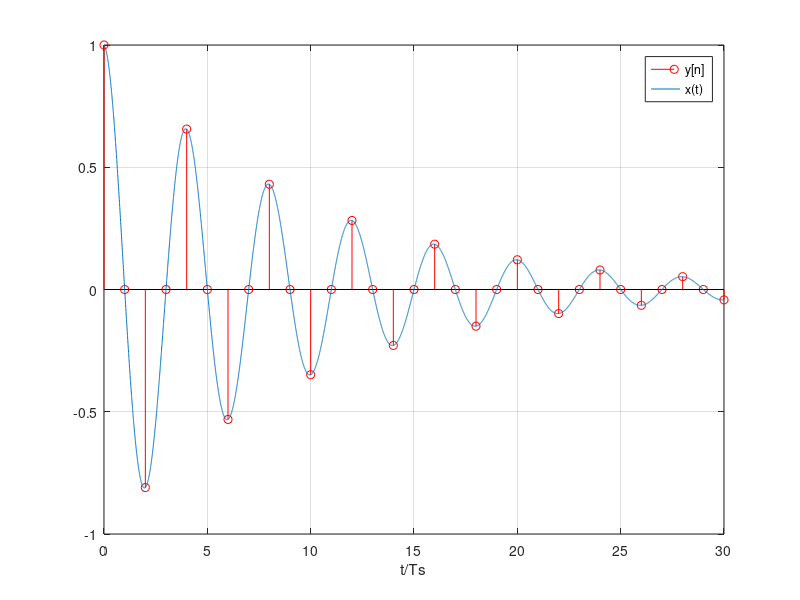

Source code (MATLAB):
% 
% Example 8.12
% 
a=-4*log(0.9);Ts=0.25;
alpha=exp(-a*Ts);
n=0:30; y=alpha.^n.*cos(pi*n/2);
t=0:0.001:max(n)*Ts; x=exp(-a*t).*cos(2*pi*t);
stem(n,y,'r')
hold on
plot(t/Ts,x);grid;legend('y[n]','x(t)'); xlabel('t/Ts')
hold off
